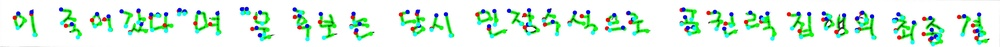
#> input picture image_src/image/untitle11-1707728494.2917674.jpg, 1000 x 47 px, shrunk from 3755 x 176 before the run, given in place of 00000002.png, which was not available
$ jupyter execute Untitled11.ipynb
#> lines starting #> are read from the running program, lines starting #| are printed output that depends on the picture; after the words box and inside, x2 and y2 are one past the last pixel; in counts of white or black regions, pixels touching at a corner belong together; pictures that were not available may be replaced by others from this repository, and a replacement may not be noted
[cell 1]
import cv2

[cell 2]
image = cv2.imread("../dataset_dir/13.한국어글자체/01.손글씨/01_handwriting_sentence_images/1_sentence/00000002.png")
#> image is the input picture: shape (47, 1000, 3); mean B, G, R 227.7, 240.9, 221
image2 = image.copy()

[cell 3]
# 컨투어 찾기 전 이미지 전처리
gray = cv2.cvtColor(image, cv2.COLOR_BGR2GRAY)
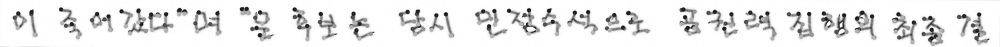
#> gray: shape (47, 1000); min 14, max 255, mean 233.4
gray = cv2.GaussianBlur(gray, (5, 5), 0)
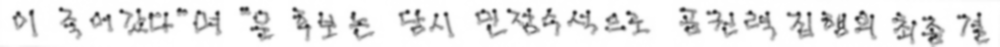
#> gray: shape (47, 1000); min 48, max 255, mean 233.4
gray = cv2.bitwise_not(gray) # 객체보다 배경이 밝은 경우 이미지 반전
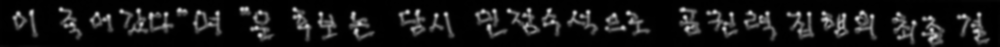
#> gray: shape (47, 1000); min 0, max 207, mean 21.6

# canny edge, threshold 등 다양한 전처리 시도 -> 객체와 배경을 가장 잘 분리하는 전처리 사용
edge = cv2.Canny(gray, 100, 100)
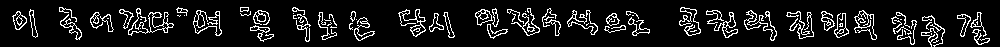
#> edge: shape (47, 1000); 10% white in thin lines or dots, all inside (x1, y1, x2, y2) = (12, 7, 990, 47)
_, thresh = cv2.threshold(gray, 127, 255, cv2.THRESH_BINARY)
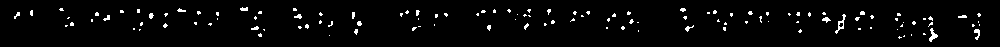
#> thresh: shape (47, 1000); 3% white in thin lines or dots, all inside (x1, y1, x2, y2) = (14, 7, 981, 42)
adaptive_threshold= cv2.adaptiveThreshold(gray, 255, cv2.ADAPTIVE_THRESH_GAUSSIAN_C, cv2.THRESH_BINARY, 11, 2)
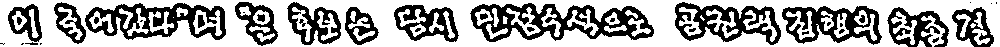
#> adaptive_threshold: shape (47, 1000); 64.9% white; 37 black regions (14 under 20 px), largest, box (x1, y1, x2, y2) and area: (470, 3, 654, 42) 3199, (85, 3, 226, 40) 2416, (675, 2, 781, 45) 1996

thresh = cv2.erode(thresh, None, iterations=2)
#> thresh: shape (47, 1000); every value is 0
thresh = cv2.dilate(thresh, None, iterations=2)

[cell 4]
# 컨투어 찾기
contours, hierachy = cv2.findContours(thresh.copy(), cv2.RETR_EXTERNAL, cv2.CHAIN_APPROX_SIMPLE)
#> contours = []

[cell 5]
# 컨투어 면적이 큰 순으로 정렬
sorted_contours = sorted(contours, key=cv2.contourArea, reverse=True)
#> sorted_contours = []

for i in range(len(sorted_contours)):
    contour = sorted_contours[i]

    # 근사 컨투어 계산을 위한 0.01의 오차 범위 지정
    epsilon = 0.01 * cv2.arcLength(contour, True)
    approx = cv2.approxPolyDP(contour, epsilon, True)

    cv2.drawContours(image, [contour], -1, (0,255,0), 3)
    cv2.drawContours(image2, [approx], -1, (0,255,0), 3)

    extLeft = tuple(contour[contour[:, :, 0].argmin()][0])
    extRight = tuple(contour[contour[:, :, 0].argmax()][0])
    extTop = tuple(contour[contour[:, :, 1].argmin()][0])
    extBot = tuple(contour[contour[:, :, 1].argmax()][0])

    cv2.circle(image, extLeft, 8, (0, 0, 255), -1)
    cv2.circle(image, extRight, 8, (0, 255, 0), -1)
    cv2.circle(image, extTop, 8, (255, 0, 0), -1)
    cv2.circle(image, extBot, 8, (255, 255, 0), -1)
#> this loop made 0 passes

[cell 6]
from time import time

# 결과 이미지 출력
cv2.imwrite(f'./image/untitle11-{time()}.jpg', image)
#> Out = True

$ run again, on image_src/image2.jpg
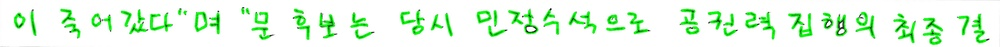
#> input picture image_src/image2.jpg, 1000 x 47 px, shrunk from 3755 x 176 before the run, given in place of 00000002.png, which was not available
#> image is the input picture: shape (47, 1000, 3); mean B, G, R 226.8, 248.5, 226.9
#> `edge = cv2.Canny(gray, 100, 100)`:
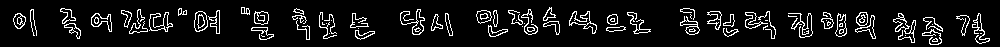
#> edge: shape (47, 1000); 8.5% white in thin lines or dots, all inside (x1, y1, x2, y2) = (13, 7, 990, 45)
#> `adaptive_threshold= cv2.adaptiveThreshold(gray, 255, cv2.ADAPTIVE_THRE..`:
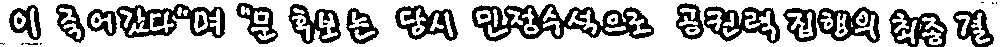
#> adaptive_threshold: shape (47, 1000); 68.6% white; 39 black regions (16 under 20 px), largest, box (x1, y1, x2, y2) and area: (472, 4, 654, 42) 2924, (116, 4, 225, 38) 1740, (704, 6, 780, 44) 1287
#> contours = []
#> Out = True
